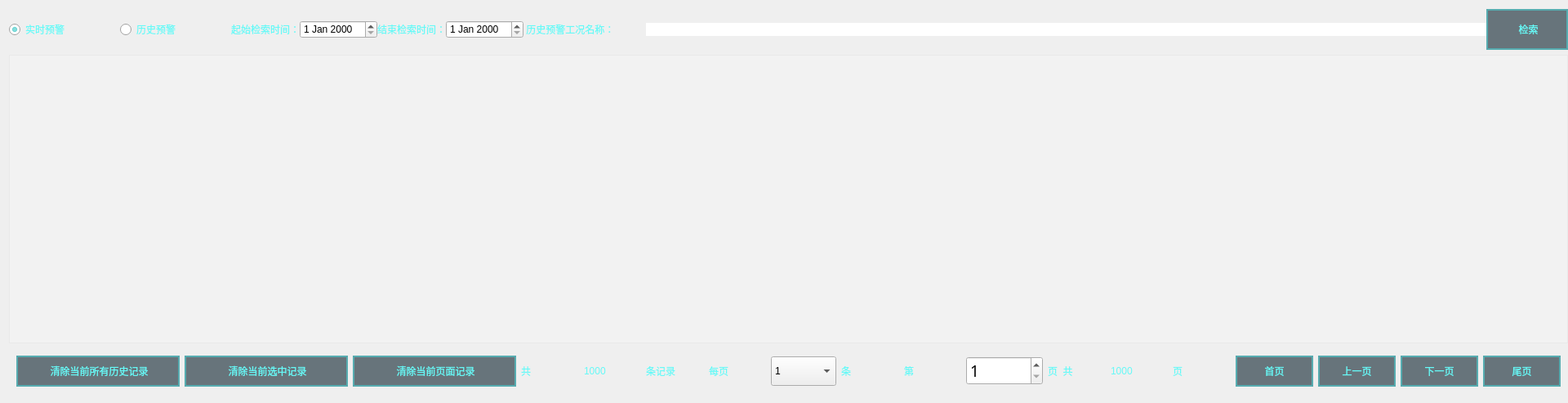
<?xml version="1.0" encoding="UTF-8"?>
<ui version="4.0">
 <class>FormWarnInformation</class>
 <widget class="QWidget" name="FormWarnInformation">
  <property name="geometry">
   <rect>
    <x>0</x>
    <y>0</y>
    <width>1920</width>
    <height>493</height>
   </rect>
  </property>
  <property name="windowTitle">
   <string>Form</string>
  </property>
  <property name="styleSheet">
   <string notr="true">QGroupBox{
	background-color: rgba(16, 57, 70, 1);
	border: 0px solid rgb(111, 255, 255);
	margin-top:3.3ex;
	color: rgba(102, 249, 247, 1);
	font: 12pt &quot;微软雅黑&quot;;
}

QGroupBox::title{
	subcontrol-origin: margin;
	subcontrol-position: top center;
	background-color: rgba(19, 67, 79, 1);
	padding: 7 10000px;
}

QLineEdit{
	background-color: rgba(255, 255, 255,0.2);
	border-width:0;
	border-style:outset;
	color: rgba(102, 249, 247, 1);
	font: 12pt &quot;微软雅黑&quot;;
}

QLabel{
	color: rgba(102, 249, 247, 1);
	font: 12pt &quot;微软雅黑&quot;;
}


QRadioButton{
	color: rgba(102, 249, 247, 1);
	font: 12pt &quot;微软雅黑&quot;;
}


QPushButton{
	border: 2px solid rgba(61, 255, 255,0.4);
	background-color: rgba(12, 34, 45, 0.6);
	font: 10pt &quot;微软雅黑&quot;;
	color: rgba(102, 249, 247, 1);
	text-align：center;
}

QPushButton::disabled{
	border: 0px;
	color: rgba(102, 249, 247, 0.3);
	text-align：center;
}

QPushButton::pressed{
	border: 2px solid rgba(61, 255, 255,0.8);
	background-color: rgba(12, 34, 45, 1);
	font: 12pt &quot;微软雅黑&quot;;
}

QPushButton::hover{
	border: 2.5px solid rgba(61, 255, 255,0.8);
	background-color: rgba(12, 34, 45, 0.6);
	font: 75 12pt &quot;微软雅黑&quot;;
}

QDoubleSpinBox{
	border: 0px solid rgba(61, 255, 255,0.4);
	background-color: rgba(255, 255, 255, 0.2);
	font: 12pt &quot;Times New Roman&quot;;
	color: rgba(102, 249, 247, 1);
	text-align：center;
	padding-left:10px;
}</string>
  </property>
  <layout class="QVBoxLayout" name="verticalLayout_2">
   <property name="rightMargin">
    <number>0</number>
   </property>
   <item>
    <layout class="QVBoxLayout" name="verticalLayout">
     <item>
      <layout class="QHBoxLayout" name="horizontalLayout">
       <item>
        <widget class="QRadioButton" name="radioButton_realtimeWarn">
         <property name="minimumSize">
          <size>
           <width>130</width>
           <height>0</height>
          </size>
         </property>
         <property name="text">
          <string>实时预警</string>
         </property>
         <property name="checked">
          <bool>true</bool>
         </property>
        </widget>
       </item>
       <item>
        <widget class="QRadioButton" name="radioButton_HisWarn">
         <property name="minimumSize">
          <size>
           <width>130</width>
           <height>0</height>
          </size>
         </property>
         <property name="text">
          <string>历史预警</string>
         </property>
        </widget>
       </item>
       <item>
        <widget class="QWidget" name="widgetSearch" native="true">
         <property name="minimumSize">
          <size>
           <width>100</width>
           <height>0</height>
          </size>
         </property>
         <layout class="QHBoxLayout" name="horizontalLayout_3">
          <property name="spacing">
           <number>0</number>
          </property>
          <property name="leftMargin">
           <number>0</number>
          </property>
          <property name="topMargin">
           <number>0</number>
          </property>
          <property name="rightMargin">
           <number>0</number>
          </property>
          <property name="bottomMargin">
           <number>0</number>
          </property>
          <item>
           <widget class="QLabel" name="label_13">
            <property name="text">
             <string>起始检索时间：</string>
            </property>
           </widget>
          </item>
          <item>
           <widget class="QDateEdit" name="WarndateEditStart"/>
          </item>
          <item>
           <widget class="QLabel" name="label_11">
            <property name="text">
             <string>结束检索时间：</string>
            </property>
           </widget>
          </item>
          <item>
           <widget class="QDateEdit" name="WarndateEditEnd"/>
          </item>
          <item>
           <widget class="QLabel" name="label_14">
            <property name="minimumSize">
             <size>
              <width>150</width>
              <height>0</height>
             </size>
            </property>
            <property name="text">
             <string> 历史预警工况名称：</string>
            </property>
           </widget>
          </item>
          <item>
           <widget class="QLineEdit" name="EdWarnSearchRecord">
            <property name="minimumSize">
             <size>
              <width>180</width>
              <height>0</height>
             </size>
            </property>
            <property name="styleSheet">
             <string notr="true">QLineEdit{
	background-color: rgba(255, 255, 255,1);
	color: rgb(0, 0, 0);
	border-width:0;
	border-style:outset;
	font: 12pt &quot;微软雅黑&quot;;
}</string>
            </property>
           </widget>
          </item>
          <item>
           <widget class="QPushButton" name="BtnWarnSearch">
            <property name="minimumSize">
             <size>
              <width>100</width>
              <height>50</height>
             </size>
            </property>
            <property name="text">
             <string> 检索</string>
            </property>
           </widget>
          </item>
         </layout>
        </widget>
       </item>
      </layout>
     </item>
     <item>
      <widget class="QTableWidget" name="tableWidgetWarn">
       <property name="styleSheet">
        <string notr="true">background-color: rgba(255, 255, 255,0.2);</string>
       </property>
      </widget>
     </item>
     <item>
      <layout class="QHBoxLayout" name="horizontalLayout_2">
       <item>
        <widget class="QWidget" name="widget" native="true">
         <property name="minimumSize">
          <size>
           <width>600</width>
           <height>0</height>
          </size>
         </property>
         <layout class="QHBoxLayout" name="horizontalLayout_4">
          <item>
           <widget class="QPushButton" name="BtnClearCurAllWarnRecords">
            <property name="minimumSize">
             <size>
              <width>200</width>
              <height>38</height>
             </size>
            </property>
            <property name="text">
             <string> 清除当前所有历史记录</string>
            </property>
           </widget>
          </item>
          <item>
           <widget class="QPushButton" name="BtnClearCurSelectWarnRecords">
            <property name="minimumSize">
             <size>
              <width>200</width>
              <height>38</height>
             </size>
            </property>
            <property name="text">
             <string> 清除当前选中记录</string>
            </property>
           </widget>
          </item>
          <item>
           <widget class="QPushButton" name="BtnClearCurWarnPageRecords">
            <property name="minimumSize">
             <size>
              <width>200</width>
              <height>38</height>
             </size>
            </property>
            <property name="text">
             <string> 清除当前页面记录</string>
            </property>
           </widget>
          </item>
          <item>
           <widget class="QLabel" name="label_16">
            <property name="text">
             <string>共</string>
            </property>
           </widget>
          </item>
          <item>
           <widget class="QLabel" name="label_DMS_TableControl_TotalWarnNum">
            <property name="minimumSize">
             <size>
              <width>15</width>
              <height>0</height>
             </size>
            </property>
            <property name="styleSheet">
             <string notr="true"/>
            </property>
            <property name="text">
             <string>1000</string>
            </property>
           </widget>
          </item>
          <item>
           <widget class="QLabel" name="label_17">
            <property name="text">
             <string>条记录  </string>
            </property>
           </widget>
          </item>
          <item>
           <widget class="QLabel" name="label_18">
            <property name="styleSheet">
             <string notr="true">background-color: rgba(255, 255, 255, 0);
font: 25 14pt &quot;微软雅黑 Light&quot;;</string>
            </property>
            <property name="text">
             <string>每页</string>
            </property>
           </widget>
          </item>
          <item>
           <widget class="QComboBox" name="CbPageWarnRecordsNumber">
            <property name="minimumSize">
             <size>
              <width>80</width>
              <height>0</height>
             </size>
            </property>
            <property name="styleSheet">
             <string notr="true">width: 30px; height: 30px;
font: 25 14pt &quot;微软雅黑 Light&quot;;</string>
            </property>
            <property name="currentText">
             <string>1</string>
            </property>
            <item>
             <property name="text">
              <string>1</string>
             </property>
            </item>
            <item>
             <property name="text">
              <string>2</string>
             </property>
            </item>
            <item>
             <property name="text">
              <string>3</string>
             </property>
            </item>
            <item>
             <property name="text">
              <string>4</string>
             </property>
            </item>
            <item>
             <property name="text">
              <string>5</string>
             </property>
            </item>
            <item>
             <property name="text">
              <string>6</string>
             </property>
            </item>
            <item>
             <property name="text">
              <string>7</string>
             </property>
            </item>
            <item>
             <property name="text">
              <string>8</string>
             </property>
            </item>
            <item>
             <property name="text">
              <string>9</string>
             </property>
            </item>
            <item>
             <property name="text">
              <string>10</string>
             </property>
            </item>
            <item>
             <property name="text">
              <string>11</string>
             </property>
            </item>
            <item>
             <property name="text">
              <string>12</string>
             </property>
            </item>
            <item>
             <property name="text">
              <string>13</string>
             </property>
            </item>
            <item>
             <property name="text">
              <string>14</string>
             </property>
            </item>
            <item>
             <property name="text">
              <string>15</string>
             </property>
            </item>
            <item>
             <property name="text">
              <string>20</string>
             </property>
            </item>
            <item>
             <property name="text">
              <string>25</string>
             </property>
            </item>
            <item>
             <property name="text">
              <string>30</string>
             </property>
            </item>
            <item>
             <property name="text">
              <string>35</string>
             </property>
            </item>
            <item>
             <property name="text">
              <string>40</string>
             </property>
            </item>
           </widget>
          </item>
          <item>
           <widget class="QLabel" name="label_19">
            <property name="styleSheet">
             <string notr="true">background-color: rgba(255, 255, 255, 0);
font: 25 14pt &quot;微软雅黑 Light&quot;;</string>
            </property>
            <property name="text">
             <string>条    </string>
            </property>
           </widget>
          </item>
          <item>
           <widget class="QLabel" name="label_20">
            <property name="styleSheet">
             <string notr="true">background-color: rgba(255, 255, 255, 0);
font: 25 14pt &quot;微软雅黑 Light&quot;;</string>
            </property>
            <property name="text">
             <string>第</string>
            </property>
           </widget>
          </item>
          <item>
           <widget class="QSpinBox" name="spinBoxWarnPageNum">
            <property name="minimumSize">
             <size>
              <width>80</width>
              <height>34</height>
             </size>
            </property>
            <property name="font">
             <font>
              <family>微软雅黑 Light</family>
              <pointsize>14</pointsize>
              <weight>3</weight>
              <italic>false</italic>
              <bold>false</bold>
             </font>
            </property>
            <property name="styleSheet">
             <string notr="true">font: 25 14pt &quot;微软雅黑 Light&quot;;</string>
            </property>
            <property name="minimum">
             <number>1</number>
            </property>
            <property name="maximum">
             <number>100000</number>
            </property>
            <property name="value">
             <number>1</number>
            </property>
           </widget>
          </item>
          <item>
           <widget class="QLabel" name="label_21">
            <property name="styleSheet">
             <string notr="true">background-color: rgba(255, 255, 255, 0);
font: 25 14pt &quot;微软雅黑 Light&quot;;</string>
            </property>
            <property name="text">
             <string>页  共</string>
            </property>
           </widget>
          </item>
          <item>
           <widget class="QLabel" name="LbTotalWarnPageNum">
            <property name="minimumSize">
             <size>
              <width>15</width>
              <height>0</height>
             </size>
            </property>
            <property name="text">
             <string>1000</string>
            </property>
           </widget>
          </item>
          <item>
           <widget class="QLabel" name="label_22">
            <property name="text">
             <string>页</string>
            </property>
           </widget>
          </item>
          <item>
           <widget class="QPushButton" name="BtnWarnTable_FirstPage">
            <property name="minimumSize">
             <size>
              <width>95</width>
              <height>38</height>
             </size>
            </property>
            <property name="styleSheet">
             <string notr="true"/>
            </property>
            <property name="text">
             <string>首页</string>
            </property>
           </widget>
          </item>
          <item>
           <widget class="QPushButton" name="BtnWarnTable_PreviousPage">
            <property name="minimumSize">
             <size>
              <width>95</width>
              <height>38</height>
             </size>
            </property>
            <property name="styleSheet">
             <string notr="true"/>
            </property>
            <property name="text">
             <string>上一页</string>
            </property>
           </widget>
          </item>
          <item>
           <widget class="QPushButton" name="BtnNextWarnPage">
            <property name="minimumSize">
             <size>
              <width>95</width>
              <height>38</height>
             </size>
            </property>
            <property name="styleSheet">
             <string notr="true"/>
            </property>
            <property name="text">
             <string>下一页</string>
            </property>
           </widget>
          </item>
          <item>
           <widget class="QPushButton" name="BtnLastWarnPage">
            <property name="minimumSize">
             <size>
              <width>95</width>
              <height>38</height>
             </size>
            </property>
            <property name="styleSheet">
             <string notr="true"/>
            </property>
            <property name="text">
             <string>尾页</string>
            </property>
           </widget>
          </item>
         </layout>
        </widget>
       </item>
      </layout>
     </item>
    </layout>
   </item>
  </layout>
 </widget>
 <resources/>
 <connections/>
</ui>
